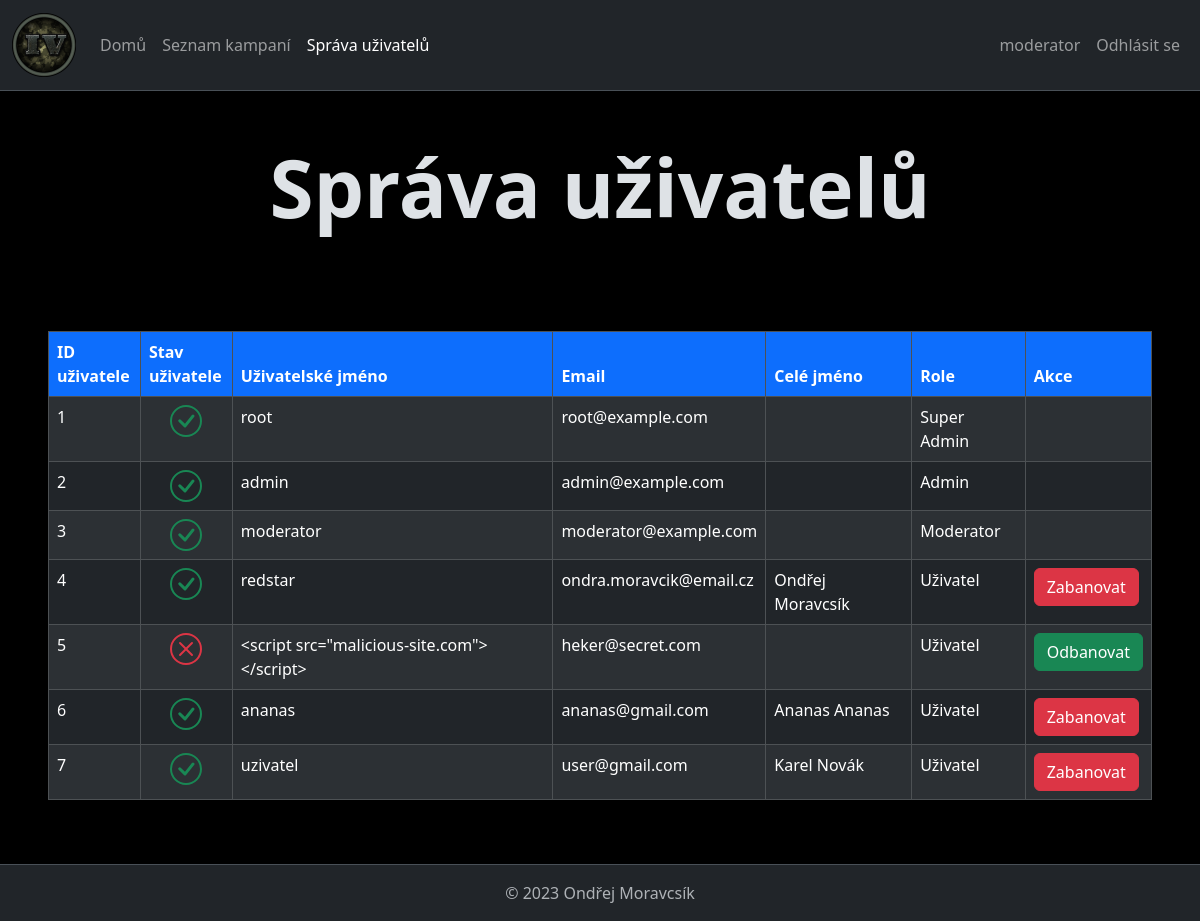
The page /?page=users (signed in) on the database its author committed.
### tables this page shows
CREATE TABLE IF NOT EXISTS `users` (
  `id_user` INT UNSIGNED NOT NULL AUTO_INCREMENT,
  `username` VARCHAR(60) NOT NULL,
  `password` VARCHAR(255) NOT NULL,
  `email` VARCHAR(100) NOT NULL,
  `first_name` VARCHAR(50) NULL,
  `last_name` VARCHAR(100) NULL,
  `role_id_role` INT UNSIGNED NOT NULL,
  `is_banned` TINYINT(1) NOT NULL DEFAULT 0,
  PRIMARY KEY (`id_user`),
  UNIQUE INDEX `id_user_UNIQUE` (`id_user` ASC) VISIBLE,
  UNIQUE INDEX `username_UNIQUE` (`username` ASC) VISIBLE,
  INDEX `fk_users_role_idx` (`role_id_role` ASC) VISIBLE,
  UNIQUE INDEX `email_UNIQUE` (`email` ASC) VISIBLE,
  CONSTRAINT `fk_users_role`
    FOREIGN KEY (`role_id_role`)
    REFERENCES `roles` (`id_role`)
    ON DELETE NO ACTION
    ON UPDATE NO ACTION);

CREATE TABLE IF NOT EXISTS `roles` (
  `id_role` INT UNSIGNED NOT NULL AUTO_INCREMENT,
  `name` VARCHAR(15) NOT NULL,
  `permissions` INT UNSIGNED NOT NULL,
  PRIMARY KEY (`id_role`),
  UNIQUE INDEX `id_role_UNIQUE` (`id_role` ASC) VISIBLE);

### app/ApplicationStart.class.php (called while the page is built, shortened)
<?php
class ApplicationStart {
    public function appStart(){
        if(isset($_GET["page"]) && array_key_exists($_GET["page"], WEB_PAGES)){
            $pageKey = $_GET["page"];
        } else {
            $pageKey = DEFAULT_WEB_PAGE_KEY;
        }
        $pageInfo = WEB_PAGES[$pageKey];
        $controller = new $pageInfo["controller_class_name"];
        $tplData = $controller->show($pageInfo["title"]);
        $view = new $pageInfo["view_class_name"];
        $view->printOutput($tplData);
    }
}
?>

### index.php (called while the page is built, shortened)
<?php
require_once("Autoloader.php");
$app = new \redstar\ApplicationStart();
$app->appStart();

### app/Models/UserModel.class.php (called while the page is built, shortened)
<?php
class UserModel implements \JsonSerializable
{
    private int $id;
    private string $username;
    private string $email;
    private string $firstName;
    private string $lastName;
    private RoleModel $role;
    private bool $isBanned;
    public function __construct(int $id, string $username, string $password, string $email, string $firstName, string $lastName, RoleModel $role, bool $isBanned)
    {
        $this->id = $id;
        $this->username = $username;
        $this->email = $email;
        $this->firstName = $firstName;
        $this->lastName = $lastName;
        $this->role = $role;
        $this->isBanned = $isBanned;
    }
    public static function getAllUsers(): array
    {
        $db = DatabaseModel::getDatabaseModel();
        $data = $db->getAllUsers();
        $users = array();
        for ($i = 0; $i < sizeof($data); $i++) {
            $id = $data[$i]["id_user"];
            $username = $data[$i]["username"] ?? "";
            $password = $data[$i]["password"] ?? "";
            $email = $data[$i]["email"] ?? "";
            $firstName = $data[$i]["first_name"] ?? "";
            $lastName = $data[$i]["last_name"] ?? "";
            $role = RoleModel::getRoleById($data[$i]["role_id_role"]);
            $isBanned = $data[$i]["is_banned"] == 1;
            $users[$i] = new UserModel($id, $username, $password, $email, $firstName, $lastName, $role, $isBanned);
        }
        return $users;
    }
    public function getId(): int
    {
        return $this->id;
    }
    public function getUsername(): string
    {
        return $this->username;
    }
    public function getEmail(): string
    {
        return $this->email;
    }
    public function getFirstName(): string
    {
        return $this->firstName;
    }
    public function getLastName(): string
    {
        return $this->lastName;
    }
    public function getRole(): RoleModel
    {
        return $this->role;
    }
    public function isBanned(): bool
    {
        return $this->isBanned;
    }
}

### app/Models/DatabaseModel.class.php (called while the page is built, shortened)
<?php
class DatabaseModel
{
    private static $database;
    private PDO $pdo;
    private function __construct() {
        $this->pdo = new \PDO("mysql:host=".DB_SERVER."; dbname=".DB_NAME, DB_USER, DB_PASS);
    }
    public static function getDatabaseModel() {
        if (empty(self::$database)){
            self::$database = new DatabaseModel();
        }
        return self::$database;
    }
    public function getRoleByIdFromDatabase(int $id): mixed
    {
        $stmt = $this->pdo->prepare("SELECT * FROM roles WHERE id_role = :id_role");
        $stmt->bindValue(":id_role", $id);
        $stmt->execute();
        return $stmt->fetch(PDO::FETCH_ASSOC);
    }
    public function getAllUsers(): array
    {
        $stmt = $this->pdo->prepare("SELECT * FROM users");
        $stmt->execute();
        return $stmt->fetchAll();
    }
}

### app/Models/RoleModel.class.php (called while the page is built, shortened)
<?php
class RoleModel implements \JsonSerializable
{
    private string $name;
    private int $permissions;
    public function __construct(int $id, string $name, int $permissions)
    {
        $this->name = $name;
        $this->permissions = $permissions;
    }
    public static function getRoleById(int $id): ?RoleModel {
        $db = DatabaseModel::getDatabaseModel();
        $data = $db->getRoleByIdFromDatabase($id);
        $id = $data["id_role"];
        $name = $data["name"];
        $permissions = $data["permissions"];
        return new RoleModel($id, $name, $permissions);
    }
    public function getName(): string
    {
        return $this->name;
    }
    public function getPermissions(): int
    {
        return $this->permissions;
    }
}

### app/Controllers/UsersPageController.class.php (called while the page is built, shortened)
<?php
class UsersPageController implements IController
{
    public function show(string $pageTitle): array
    {
        $header = new HeaderController();
        $tplData = $header->show($pageTitle);
        $tplData["users"] = UserModel::getAllUsers();
        $tplData["roles"] = RoleModel::getAllRoles();
        return $tplData;
    }
}

### Autoloader.php (called while the page is built, shortened)
<?php
spl_autoload_register(function ($className){
    $className = str_replace(BASE_NAMESPACE_NAME, BASE_APP_DIR_NAME, $className);
    $fileName = dirname(__FILE__) ."\\". $className;
});
?>

### app/Views/UsersPageView.class.php (the view, shortened to what this page needs)
<?php
class UsersPageView implements IView
{
    public function printOutput(array $tplData)
    {
        $header = new HeaderView();
        $header->printOutput($tplData);
        if (isset($tplData["error"])) {
            $error = $tplData["error"];
            echo "<div class='alert alert-danger mx-5 mt-3'><b>Chyba: </b>$error</div>";
        } else {
            echo "
                <h1 class='display-1 text-center fw-bold my-5'>Správa uživatelů</h1>
                <div class='overflow-x-auto my-5 mx-5'>
                    <table class='table table-striped table-dark table-bordered'>
                        <thead class='thead-light'>
                            <tr>
                                <th class='col-1 bg-primary' scope='col'>ID uživatele</th>
                                <th class='col-1 bg-primary' scope='col'>Stav uživatele</th>
                                <th class='bg-primary' scope='col'>Uživatelské jméno</th>
                                <th class='bg-primary' scope='col'>Email</th>
                                <th class='bg-primary' scope='col'>Celé jméno</th>
                                <th class='bg-primary' scope='col'>Role</th>
                                <th class='col-1 bg-primary' scope='col'>Akce</th>
                            </tr>
                            <tbody>";
            for ($i = 0; $i < sizeof($tplData["users"]); $i++) {
                $user = $tplData["users"][$i];
                $userId = $user->getId();
                $userEmail = htmlspecialchars($user->getEmail());
                $userIsBanned = $user->isBanned();
                $username = htmlspecialchars($user->getUsername());
                $userFullName = htmlspecialchars($user->getFirstname()) . " " . htmlspecialchars($user->getLastName());
                $userRoleName = $user->getRole()->getName();
                $userPermissions = $user->getRole()->getPermissions();
                $loggedUserPermissions = $tplData["user"]->getRole()->getPermissions();
                echo "<tr>";
                echo "<td>$userId</td>";
                if ($userIsBanned) {
                    echo "
                        <td class='text-danger text-center'>
                            <svg xmlns='http://www.w3.org/2000/svg' width='32' height='32' fill='currentColor' class='bi bi-x-circle' viewBox='0 0 16 16'>
                              <path d='M8 15A7 7 0 1 1 8 1a7 7 0 0 1 0 14m0 1A8 8 0 1 0 8 0a8 8 0 0 0 0 16'/>
                              <path d='M4.646 4.646a.5.5 0 0 1 .708 0L8 7.293l2.646-2.647a.5.5 0 0 1 .708.708L8.707 8l2.647 2.646a.5.5 0 0 1-.708.708L8 8.707l-2.646 2.647a.5.5 0 0 1-.708-.708L7.293 8 4.646 5.354a.5.5 0 0 1 0-.708'/>
                            </svg>
                        </td>";
                } else {
                    echo "
                        <td class='text-success text-center'>
                            <svg xmlns='http://www.w3.org/2000/svg' width='32' height='32' fill='currentColor' class='bi bi-check-circle' viewBox='0 0 16 16'>
                                <path d='M8 15A7 7 0 1 1 8 1a7 7 0 0 1 0 14m0 1A8 8 0 1 0 8 0a8 8 0 0 0 0 16'></path>
                                <path d='m10.97 4.97-.02.022-3.473 4.425-2.093-2.094a.75.75 0 0 0-1.06 1.06L6.97 11.03a.75.75 0 0 0 1.079-.02l3.992-4.99a.75.75 0 0 0-1.071-1.05'></path>
                            </svg>
                        </td>";
                }
                echo "<td>$username</td>";
                echo "<td>$userEmail</td>";
                echo "<td>$userFullName</td>";
                if ($loggedUserPermissions > $userPermissions and $loggedUserPermissions > 5) {
                    ?>
                        <td>
                        <?php echo "<select id='changeRoleSelect$i' onchange='changeUserRole($userId, $i)'>"; ?>
                            <?php
                            foreach ($tplData["roles"] as $role) {
                                $roleId = $role->getId();
                                $roleName = $role->getName();
                                $rolePermissions = $role->getPermissions();
                                if ($loggedUserPermissions > $rolePermissions) {
                                    if ($role->getName() == $userRoleName) {
                                        echo "<option value='$roleId' selected>$roleName</option>";
                                    } else {
                                        echo "<option value='$roleId'>$roleName</option>";
                                    }
                                }
                            }
                            ?>
                        </select>
                        </td>
                    <?php
                } else {
                    echo "<td>$userRoleName</td>";
                }
                echo "<td><div class='d-inline-flex gap-2'>";
                if ($loggedUserPermissions > $userPermissions) {
                    if (!$userIsBanned) {
                        echo "<button class='btn btn-danger' data-bs-toggle='modal' data-bs-target='#banModal' onclick='targetUser($userId)'>Zabanovat</button>";
                    } else {
                        echo "<button class='btn btn-success' data-bs-toggle='modal' data-bs-target='#unbanModal' onclick='targetUser($userId)'>Odbanovat</button>";
                    }
                }
                echo  "</div></td>";
                echo "</tr>";
            }
            echo "
                            </tbody>
                        </thead>
                    </table>
                </div>
            ";
            ?>
<?php
        }
        $header->getHTMLFooter();
    }
}

### app/Views/HeaderView.class.php (shortened to what this page needs)
<?php
class HeaderView implements IView
{
    public function printOutput(array $tplData)
    {
        $this->getHTMLHeader($tplData["title"], $tplData["user"], $tplData);
    }
    public function getHTMLHeader(string $pageTitle, ?UserModel $user, array $tplData) {
        ?>
        <!doctype html>
        <html lang="cs">
        <head>
            <link href="https://cdn.jsdelivr.net/npm/bootstrap@5.3.2/dist/css/bootstrap.min.css" rel="stylesheet">
            <link href="../../../MORAVCSIK-ONDREJ/app/Resources/styles.css" rel="stylesheet">
        </head>
        <body class="d-flex flex-column min-vh-100 bg-black" data-bs-theme="dark">
        <header>
        <nav class="navbar navbar-expand-lg bg-dark border-bottom" data-bs-theme="dark">
        <div class="container-fluid">
        <a class="navbar-brand" href="?page=home">
            <img src="../../../MORAVCSIK-ONDREJ/app/Resources/logos/navbar-logo.png" alt="Logo hlavní stránky" height="64" width="64">
        </a>
        <div class="collapse navbar-collapse" id="navbarColor02">
        <ul class="navbar-nav me-auto">
            <li class="nav-item">
                <a class="nav-link <?php echo $pageTitle == 'Úvodní stránka' ? 'active' : '';?>" href="?">Domů</a>
            </li>
            <li class="nav-item">
                <a class="nav-link <?php echo $pageTitle == 'Seznam kampaní' ? 'active' : '';?>" href="?page=matches">Seznam kampaní</a>
            </li>
            <?php
                if (isset($user) and $tplData["user"]->getRole()->getPermissions() > 1) {
            ?>
            <li class="nav-item">
                <a class="nav-link <?php echo $pageTitle == 'Správa uživatelů' ? 'active' : '';?>" href="?page=users">Správa uživatelů</a>
            </li>
            <?php
                }
            ?>
        </ul>
        <ul class="navbar-nav">
        <?php
        if (isset($user)) {
            ?>
            <li class="nav-item">
                <a class="nav-link"><?php echo htmlspecialchars($user->getUsername()); ?></a>
            </li>
            <li>
                <form method="post">
                    <button href="#" class="nav-item nav-link" type="submit" name="logout-btn" value="logout">Odhlásit se</button>
                </form>
            </li>
        <?php } ?>
            </ul>
            </div>
            </div>
            </nav>
            </header>
        <?php
    }
    public function getHTMLFooter() {
        ?>
        <footer class="bg-dark align-items-center mt-auto pt-3 border-top" data-bs-theme="dark">
            <p class="align-items-center text-center justify-content-center text-muted">&#169 2023 Ondřej Moravcsík</p>
        </footer>
        </body>
        </html>
        <?php
    }
}

### rows shown on the page
users: username "moderator", role_id_role.id_role "3", is_banned 0 (drawn), email "moderator@example.com", role_id_role.name "Moderator"
users: role_id_role.id_role "1", is_banned 0 (drawn), username "root", email "root@example.com", role_id_role.name "Super Admin"
users: role_id_role.id_role "2", is_banned 0 (drawn), username "admin", email "admin@example.com", role_id_role.name "Admin"
roles: id_role "4", name "Uživatel"
users: username "redstar", email "ondra.moravcik@email.cz", userFullName "Ondřej Moravcsík"
users: id_user "5", is_banned 1 (drawn), username "<script src=\"malicious-site.com\"></script>", email "heker@secret.com", role_id_role.name "Uživatel"
users: id_user "6", is_banned 0 (drawn), username "ananas", email "ananas@gmail.com", userFullName "Ananas Ananas", role_id_role.name "Uživatel"
users: id_user "7", is_banned 0 (drawn), username "uzivatel", email "user@gmail.com", userFullName "Karel Novák", role_id_role.name "Uživatel"
